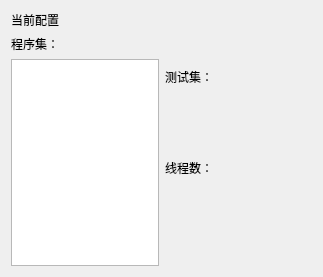
<?xml version="1.0" encoding="UTF-8"?>
<ui version="4.0">
 <class>ChoiceWidget</class>
 <widget class="QWidget" name="ChoiceWidget">
  <property name="geometry">
   <rect>
    <x>0</x>
    <y>0</y>
    <width>323</width>
    <height>277</height>
   </rect>
  </property>
  <property name="minimumSize">
   <size>
    <width>0</width>
    <height>0</height>
   </size>
  </property>
  <property name="maximumSize">
   <size>
    <width>16777215</width>
    <height>16777215</height>
   </size>
  </property>
  <property name="windowTitle">
   <string>当前配置</string>
  </property>
  <layout class="QVBoxLayout" name="verticalLayout_3">
   <item>
    <widget class="QLabel" name="label_4">
     <property name="text">
      <string>当前配置</string>
     </property>
    </widget>
   </item>
   <item>
    <layout class="QHBoxLayout" name="horizontalLayout_3" stretch="1,1">
     <property name="sizeConstraint">
      <enum>QLayout::SetMaximumSize</enum>
     </property>
     <item>
      <layout class="QVBoxLayout" name="verticalLayout_2">
       <item>
        <widget class="QLabel" name="label_2">
         <property name="text">
          <string>程序集：</string>
         </property>
        </widget>
       </item>
       <item>
        <widget class="QListWidget" name="prog_list"/>
       </item>
      </layout>
     </item>
     <item>
      <layout class="QVBoxLayout" name="verticalLayout" stretch="3,3,2">
       <item>
        <layout class="QHBoxLayout" name="horizontalLayout">
         <item>
          <widget class="QLabel" name="label">
           <property name="text">
            <string>测试集：</string>
           </property>
          </widget>
         </item>
         <item>
          <widget class="QLabel" name="test_label">
           <property name="text">
            <string/>
           </property>
          </widget>
         </item>
        </layout>
       </item>
       <item>
        <layout class="QHBoxLayout" name="horizontalLayout_2">
         <item>
          <widget class="QLabel" name="label_3">
           <property name="text">
            <string>线程数：</string>
           </property>
          </widget>
         </item>
         <item>
          <widget class="QLabel" name="thread_num_label">
           <property name="text">
            <string/>
           </property>
          </widget>
         </item>
        </layout>
       </item>
       <item>
        <spacer name="verticalSpacer">
         <property name="orientation">
          <enum>Qt::Vertical</enum>
         </property>
         <property name="sizeHint" stdset="0">
          <size>
           <width>20</width>
           <height>40</height>
          </size>
         </property>
        </spacer>
       </item>
      </layout>
     </item>
    </layout>
   </item>
  </layout>
 </widget>
 <resources/>
 <connections/>
</ui>
